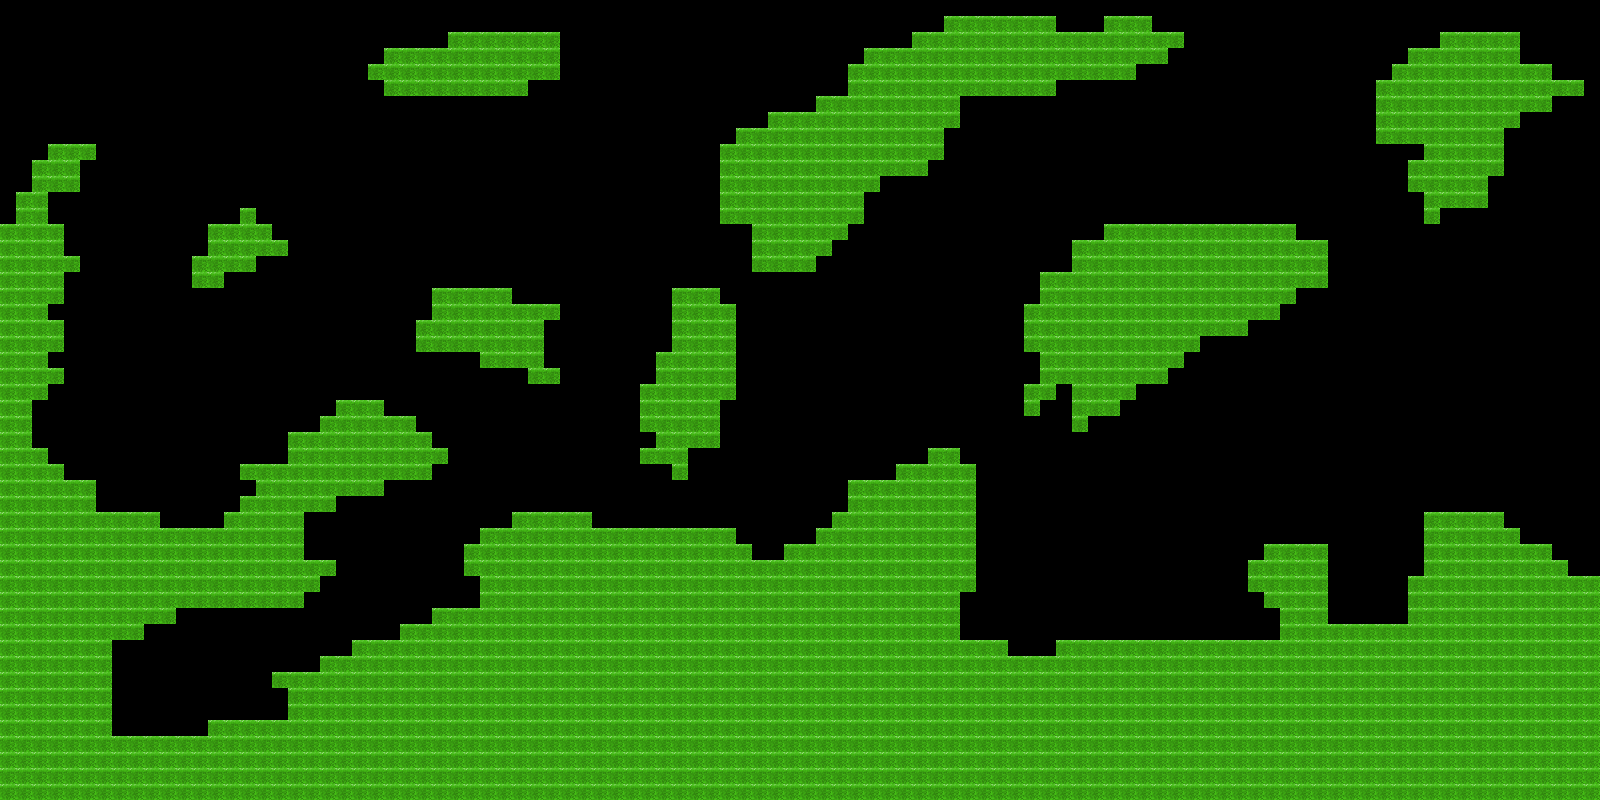

A 2D game scene composited from a Tiled map and its tileset images. What follows is a short description and the map's XML, with each tile layer's data collapsed to a summary:
An orthogonal 100x50 tile map with 16x16 px tiles, 1 tile layer (Tile Layer 1).

<map version="1.0" orientation="orthogonal" width="100" height="50" tilewidth="16" tileheight="16">
 <tileset firstgid="1" name="leveltiles" tilewidth="16" tileheight="16">
  <image source="../assets/leveltiles.png" width="256" height="128" />
 </tileset>
 <layer name="Tile Layer 1" width="100" height="50">
  <data>[5000 cells, 2108 non-empty, 1 distinct tile ids]</data>
 </layer>
</map>